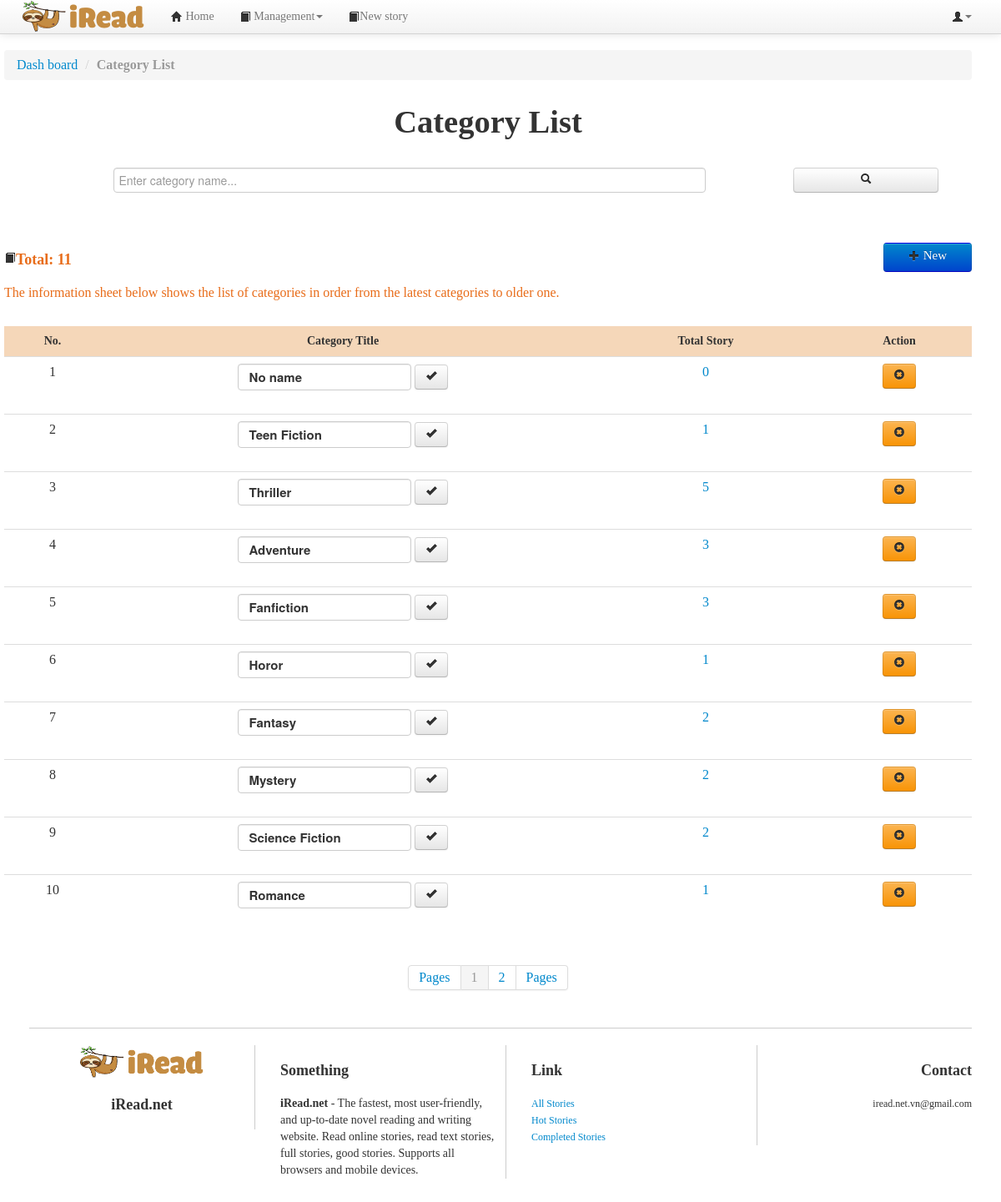
/admin/categorylist.php (signed in), run on the app's committed database.
### tables this page shows
CREATE TABLE `category` (
  `categoryID` int(11) NOT NULL,
  `categoryName` varchar(50) NOT NULL
);

### db.php (called while the page is built, shortened)
<?php
	$hostname='localhost';
	$username='root';
	$password='';
	$dbname='final_project';
	$port=3306;
	function query($sql)
	{
		global $hostname;
		global $username;
		global $password;
		global $dbname;
		global $port;
		$conn = new mysqli($hostname, $username, $password, $dbname, $port);
		$result = $conn->query($sql);
		$rows = mysqli_fetch_all($result);
		return $rows;
	}
?>

### admin/categorylist.php (the view, shortened to what this page needs)
<!DOCTYPE html>
<html lang="vi">
<head>
<link href="../css/bootstrap.min.css" rel="stylesheet">
<link href="../css/bootstrap-responsive.css" rel="stylesheet">
<link href="../css/yamm.css" rel="stylesheet">
<link href="../css/style.css" rel="stylesheet">
<link href="../css/chosen.css" rel="stylesheet">
</head>
<?php
  require_once("../db.php");
    if(!isset($_SESSION['username'])){
?>
      <script >
      alert ("You must login to access this page!");
      window.location.replace("../login.php");
    </script>
<?php
  }else{
	$sql= "SELECT * FROM category";
	$row = query($sql);
	$total= count($row);
    ?>
			<?php
  }
?>
<body>
<?php
	require_once("../headers/admin_header.php");
?>
<div class="container">
<div class="container-fluid">
	<div class="row col-md-12 wrapper">
			<ul class="breadcrumb">
				<li>
					<div itemscope>
						<a href="admin.php" itemprop="url"><span itemprop="title">Dash board</span></a>
						<span class="divider">/</span>
					</div>
				</li>
				<li class="active"><strong>Category List</strong></li>
			</ul>
	</div>
	<div class="row wrapper ">
		<h1 style="text-align: center;margin-top: 10px;">Category List</h1>
		<div style =" width: 100%; text-align: center;" >
			<form action="categorylist.php" method="POST">
			<?php
				if(!isset($_POST['search']) || $_POST['search'] == ""){
			?>
				<input type="text" name="search" class=" " placeholder="Enter category name..." style =" width: 60%; margin-top: 25px;margin-left: 25px;">
			<?php
			}else{
			?>
				<input type="text" name="search" class=" " placeholder="Enter category name..." value="<?=$search?>" style =" width: 60%; margin-top: 25px;margin-left: 25px;">
			<?php
			}
			?>
				<button class="btn" type="submit" name="search_category" style="float: right; margin-top: 25px; margin-right: 40px; width: 15%"><i class="icon-search"></i></button>
			</form>
		</div>
		<ul class="nav" style="margin-top: 40px; margin-bottom: 40px">
			<li class="disable" style="float:left;width: 35%; color: #E86C19;">
			<?php
				if($_SERVER['REQUEST_METHOD'] == 'POST' && isset($_POST['search']) && $_POST['search'] != "" ){
			?>
					<h2><i class="icon-book icon-large"></i>Search Results: <?=$total_search?></h2>
			<?php
				}else{
			?>
					<h2><i class="icon-book icon-large"></i>Total: <?=$total?></h2>
			<?php
				}
			?>
			</li>
			<li style="float: right;width: 30%;margin-top: 10px;"><a href="#new_category" style="max-width:80px; width: 70%; height: auto; min-height: 25px; float: right; font-size: 15px; background-color: blue; "  class="btn btn-primary" data-toggle="modal"><i class="icon-plus icon-large"></i> New</a></li>
		</ul>
		<ul class="nav" style="font-size: 14px; width: 100%; float:left; color: #E86C19;"> <p style="font-size: 16px; width: 100%;"> The information sheet below shows the list of categories in order from the latest categories to older one.</p></ul>
		<div class="table-responsive" style="margin-top: 120px; width:100%; text-align: center">
			<table class="table" style="width: 100%; text-align: center;">
				<thead>
					<tr>
						<th style="text-align: center; font-size: 14px; width: 10%; background-color: #F5D7B9">No.</th>
						<th style="text-align: center; font-size: 14px; width: 50%; background-color: #F5D7B9">Category Title</th>
						<th style="text-align: center; font-size: 14px; width: 25%;background-color: #F5D7B9">Total Story</th>
						<th style="text-align: center; font-size: 14px; width: 15%;background-color: #F5D7B9">Action</th>
					</tr>
				</thead>
				<tbody>
				<?php
					$allrow = count($row);
					$pagesize = 10;
					$allpage = 1;
					if($allrow % $pagesize == 0){
						$allpage = $allrow / $pagesize;
					}else{
						$allpage = (int)($allrow / $pagesize) + 1;
					}
					$beginrow = 1;
					$currentpage = 1;
					if((!isset($_GET['currentpage'])) || ($_GET['currentpage'] == '1'))
					{
						$beginrow = 0;
						$currentpage = 1;
					}else{
					$beginrow = ($_GET['currentpage'] - 1) * $pagesize;
					$currentpage = $_GET['currentpage'];
					}
					if($_SERVER['REQUEST_METHOD'] == 'POST' && isset($_POST['search'])){
						$search = $_POST['search'];
						$sql2= "SELECT * FROM category WHERE categoryName LIKE '%" .$search . "%'";
					}elseif(isset($_GET['categoryID'])){
						$sql2= "SELECT * FROM category WHERE categoryID= '" .$_GET['categoryID'] . "'";
					}else{
						$sql2= "SELECT * FROM category ORDER BY categoryID DESC LIMIT {$beginrow} , {$pagesize}";
					}
					$row2=query($sql2);
					for($i=0; $i < count($row2); $i++)
					{
						$categoryID = $row2[$i][0];
						$categoryName = $row2[$i][1];
				?>
					<tr>
						<td style=" width: 10%; text-align: center; font-size: 16px"><?=$i+1+($currentpage-1)*10?></td>
						<td class="nav-list name_list" style="width: 50%">
							<div class="media-body" style="text-align: center;">
								<form method="POST" action="categorylist.php">
									<a href="chapterlist.php?storyID=<?=$storyID?>">
										<input type="text" name="cat_name" value="   <?=$categoryName?>" style="font-size: 15px; height: 30px; margin: 0;padding: 0;font-weight: bold;color:#333333; text-align: left;">
									</a>
									<button type="submit" class="btn" style="margin-top: 0px; width: 40px;"><i class="icon-ok icon-large"></i></button>
								</form>
							</div>
						</td>
						<td style="width: 25%">
							<div  style="text-align: center; width: 100%">
								<div class="media-body">
								<?php
									$sql3 = "Select * from  story_category  WHERE categoryID='" .$categoryID . "'";
									if(execsql($sql3) != null){
										$row3 = query($sql3);
										$total_story = count($row3);
									}else{
										$total_story = 0;
									}
								?>
										<span class="list-category" style="font-size: 16px; text-align: justify;">
											<span><a href="./storylist.php?categoryID=<?=$categoryID?>"><?=$total_story?></a></span>
										</span>
							</div>
						</td>
								<td style="width: 15%; text-align: center; ">
									<button type="button" name="btn_delete" id="btn_delete<?=$storyID?>" class="btn btn-warning" data-toggle="modal" data-target="#delete_confirm<?=$categoryID?>"><i class="icon-remove-sign"></i>
									</button>
								</td>
							</tr>
				<?php
					}
				?>
					</tbody>
				</table>
			</div>
			<div class="paging">
				<div class="pagination pagination-centered">
					<ul>
						<li class="disable"><a href="">Pages</a></li>
							<?php
							for($i = 1; $i <= $allpage; $i++)
							{
								if($currentpage == $i){
								?>
									<li class="active"><a href=""><?=$i?></a></li>
								<?php
								}else{
							?>
									<li class="disable"><a href="categorylist.php?currentpage=<?=$i?>"><?php echo $i ." "; ?></a></li>
							<?php
								}
							}
							?>
						<li class="disable"><a href="">Pages</a></li>
					</ul>
				</div>
			</div>
			</div>
			<?php
			require_once("../footers/footer.php");
		?>
		</div>
</body>
</html>

### css/style.css (style rules this page uses)
body { position:relative;background:white;font-family:Verdana,"Times New Roman",sans-serif; font-size: 14px; }
.list_index li a,.name_list a { color:#000000; }
.list-category span:after { content:", "; }
.list-category span:last-child:after { content:""; }
#noidungtruyen h1,h2 { font-size:18px; }
.wrapper { font-size:16px; }
.table-responsive { display: block; width: 100%; overflow-x: auto; -webkit-overflow-scrolling: touch; -ms-overflow-style: -ms-autohiding-scrollbar; }

### admin/categorylist.php (style rules this page uses)
body { padding-top:60px;padding-bottom:40px;height:auto; }

### data on the page
category: currentpage "1", cat_name "No name", total_story "0"
category: currentpage "2", cat_name "Teen Fiction", total_story "1"
category: currentpage "3", cat_name "Thriller", total_story "5"
category: currentpage "4", cat_name "Adventure", total_story "3"
category: currentpage "5", cat_name "Fanfiction", total_story "3"
category: currentpage "6", cat_name "Horor", total_story "1"
category: currentpage "7", cat_name "Fantasy", total_story "2"
category: currentpage "8", cat_name "Mystery", total_story "2"
category: currentpage "9", cat_name "Science Fiction", total_story "2"
category: currentpage "10", cat_name "Romance", total_story "1"

### other printed values
$total "11"
